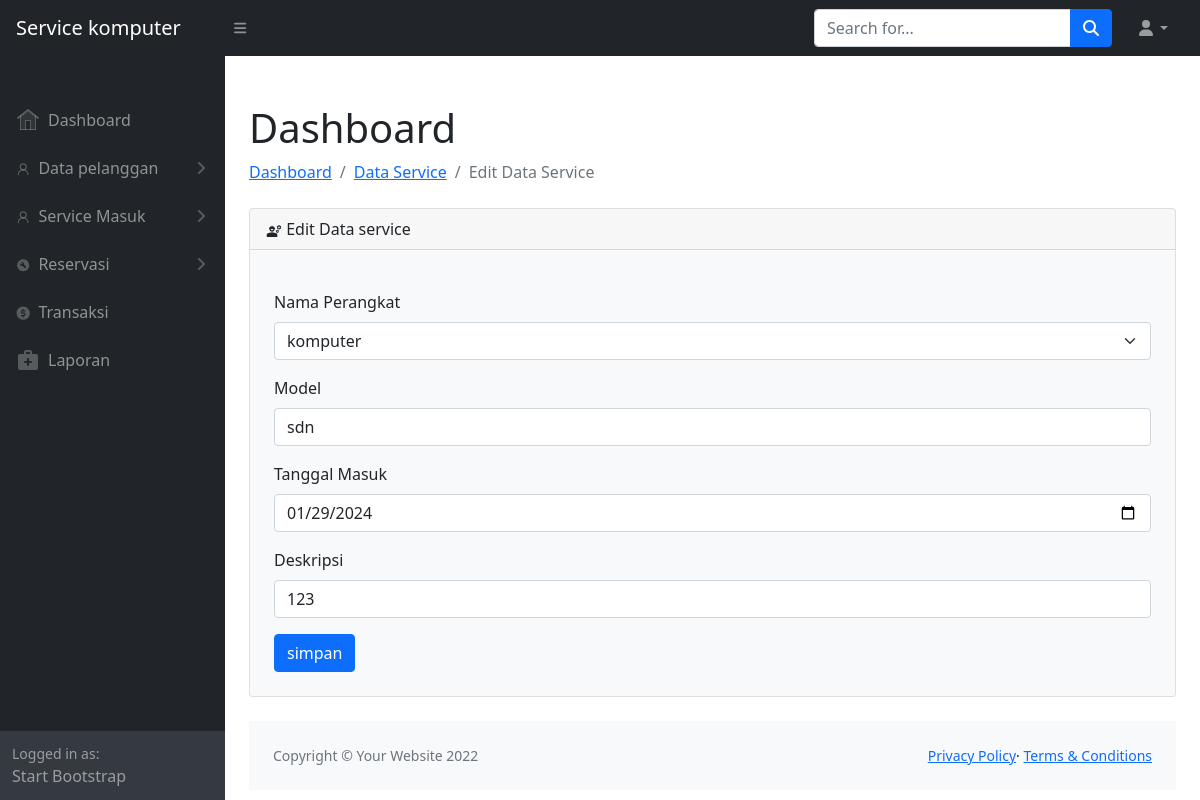
Screenshot of /service-edit.php?id_service=1&aksi=edit with the database file from the repository.
### tables this page shows
CREATE TABLE `tb_service` (
  `id_service` int(11) NOT NULL,
  `id_pelanggan` int(11) NOT NULL,
  `nama_perangkat` varchar(100) NOT NULL,
  `model` varchar(100) NOT NULL,
  `tanggal_masuk` date NOT NULL,
  `deskripsi` text NOT NULL
);

### service-edit.php (the view, shortened to what this page needs)
<?php
include "database.php";
$database = new database();
include "header.php";
?>
<div class="container-fluid pt-4 px-4">
<h1 class="mt-4">Dashboard</h1>
        <ol class="breadcrumb mb-4">
            <li class="breadcrumb-item"><a href="index-admin.php">Dashboard</a></li>
            <li class="breadcrumb-item"><a href="service-data.php">Data Service</a></li>
            <li class="breadcrumb-item active">Edit Data Service</li>
        </ol>
<div class="card mb-4">
    <div class="card-header">
        <i>
        </i>
            Edit Data service
    </div>
    <div class="col-12">
        <div class="bg-light rounded h-100 p-4">
            <div class="table-responsive">
                <form action="proses.php?aksi=updateservis" method="post">
                <?php
                    foreach($database->Edit_data_service($_GET['id_service']) as $data){
                ?>
                    <table>
                        <div class="mb-3">
                            <label for="nama" class="form-label">Nama Perangkat</label>
                                <select class="form-select" name="nama_perangkat" id="nama_perangkat" value="<?php echo $data['nama_perangkat']; ?>">
                                    <option value="komputer">komputer</option>
                                </select>
                        </div>
                        <div class="mb-3">
                            <label for="model" class="form-label">Model</label>
                            <input type="text" class="form-control" name="model" id="model" value="<?php echo $data['model']; ?>">
                        </div>
                        <div class="mb-3">
                            <label for="tanggal_masuk" class="form-label">Tanggal Masuk</label>
                            <input type="date" name="tanggal_masuk" id="tanggal_masuk" class="form-control" value="<?php echo $data['tanggal_masuk']; ?>">
                        </div>
                    <div class="mb-3">
                        <label for="deskripsi" class="form-label">Deskripsi</label>
                        <input type="text" name="deskripsi" id="deskripsi" aria-rowcount="3" class="form-control" value="<?php echo $data['deskripsi']; ?>">
                    </div>
                </table>
                    <?php
                        }
                    ?>
                        <button type="submit" class="btn btn-primary">simpan</button>
                </form>
                </div>
            </div>
    </div>
</div>
<?php
include "footer.php";
?>

### rows the page displays
tb_service: nama_perangkat "komputer", model "sdn", tanggal_masuk "01/29/2024", deskripsi "123"
